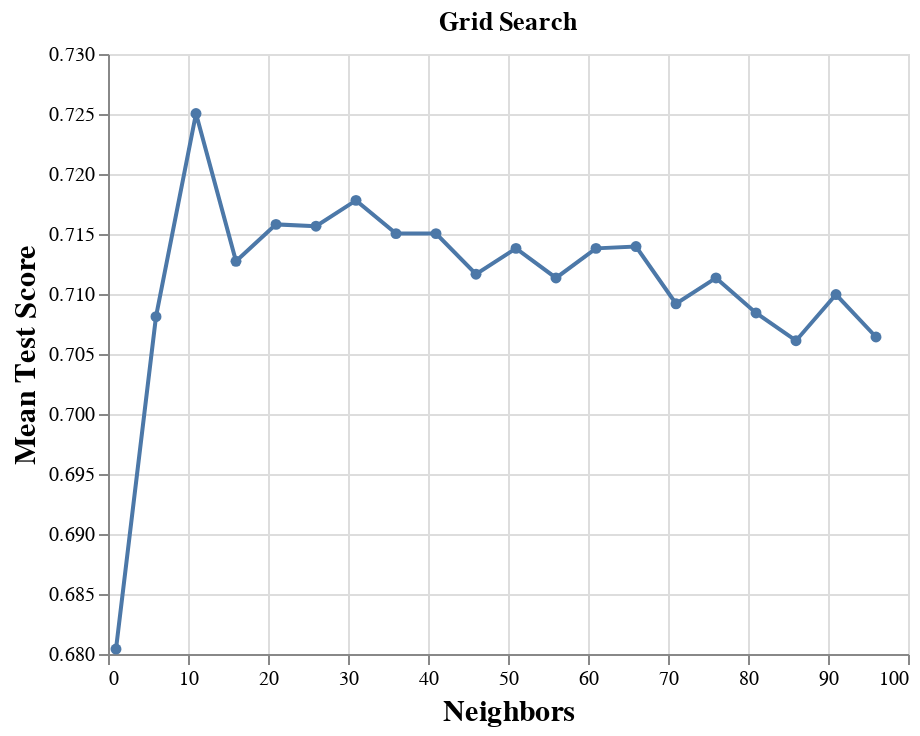

Source (notebook cell):
### Code cell
accuracy_versus_k_grid = (
    alt.Chart(accuracies_grid, title="Grid Search")
    .mark_line(point=True)
    .encode(
        x=alt.X(
            "param_kneighborsclassifier__n_neighbors",
            title="Neighbors",
            scale=alt.Scale(zero=False),
        ),
        y=alt.Y(
            "mean_test_score", 
            title="Mean Test Score", 
            scale=alt.Scale(zero=False)
        ),
    )
    .configure_axis(labelFontSize=10, titleFontSize=15)
    .properties(width=400, height=300)
)
accuracy_versus_k_grid

### Figure 1 — Vega-Lite specification as saved in the notebook (floating-point values rounded to 4 significant figures)
{"config": {"view": {"continuousWidth": 400, "continuousHeight": 300}, "axis": {"labelFontSize": 10, "titleFontSize": 15}}, "data": {"name": "data-ae83fbbb4f471410f5d3f824394bbe6c"}, "mark": {"type": "line", "point": true}, "encoding": {"x": {"field": "param_kneighborsclassifier__n_neighbors", "scale": {"zero": false}, "title": "Neighbors", "type": "quantitative"}, "y": {"field": "mean_test_score", "scale": {"zero": false}, "title": "Mean Test Score", "type": "quantitative"}}, "height": 300, "title": "Grid Search", "width": 400, "$schema": "https://vega.github.io/schema/vega-lite/v4.17.0.json", "datasets": {"data-ae83fbbb4f471410f5d3f824394bbe6c": [{"mean_fit_time": 0.01398, "std_fit_time": 0.006527, "mean_score_time": 0.3154, "std_score_time": 0.2032, "param_kneighborsclassifier__n_neighbors": 1, "params": {"kneighborsclassifier__n_neighbors": 1}, "split0_test_score": 0.6585, "split1_test_score": 0.6692, "split2_test_score": 0.6815, "split3_test_score": 0.6646, "split4_test_score": 0.6554, "split5_test_score": 0.7092, "split6_test_score": 0.6862, "split7_test_score": 0.6738, "split8_test_score": 0.7185, "split9_test_score": 0.6872, "mean_test_score": 0.6804, "std_test_score": 0.01971, "rank_test_score": 20}, {"mean_fit_time": 0.01375, "std_fit_time": 0.01151, "mean_score_time": 0.2153, "std_score_time": 0.07686, "param_kneighborsclassifier__n_neighbors": 6, "params": {"kneighborsclassifier__n_neighbors": 6}, "split0_test_score": 0.6908, "split1_test_score": 0.7015, "split2_test_score": 0.7138, "split3_test_score": 0.6985, "split4_test_score": 0.6954, "split5_test_score": 0.7231, "split6_test_score": 0.7046, "split7_test_score": 0.7015, "split8_test_score": 0.7385, "split9_test_score": 0.7134, "mean_test_score": 0.7081, "std_test_score": 0.01364, "rank_test_score": 17}, {"mean_fit_time": 0.02014, "std_fit_time": 0.01661, "mean_score_time": 0.3438, "std_score_time": 0.153, "param_kneighborsclassifier__n_neighbors": 11, "params": {"kneighborsclassifier__n_neighbors": 11}, "split0_test_score": 0.7462, "split1_test_score": 0.7154, "split2_test_score": 0.7292, "split3_test_score": 0.7308, "split4_test_score": 0.72, "split5_test_score": 0.7354, "split6_test_score": 0.7108, "split7_test_score": 0.7031, "split8_test_score": 0.7415, "split9_test_score": 0.718, "mean_test_score": 0.725, "std_test_score": 0.01315, "rank_test_score": 1}, {"mean_fit_time": 0.01632, "std_fit_time": 0.00782, "mean_score_time": 0.3632, "std_score_time": 0.2212, "param_kneighborsclassifier__n_neighbors": 16, "params": {"kneighborsclassifier__n_neighbors": 16}, "split0_test_score": 0.74, "split1_test_score": 0.7062, "split2_test_score": 0.7292, "split3_test_score": 0.7, "split4_test_score": 0.6908, "split5_test_score": 0.7369, "split6_test_score": 0.7031, "split7_test_score": 0.6938, "split8_test_score": 0.7246, "split9_test_score": 0.7026, "mean_test_score": 0.7127, "std_test_score": 0.01727, "rank_test_score": 10}, {"mean_fit_time": 0.01443, "std_fit_time": 0.006245, "mean_score_time": 0.3415, "std_score_time": 0.1845, "param_kneighborsclassifier__n_neighbors": 21, "params": {"kneighborsclassifier__n_neighbors": 21}, "split0_test_score": 0.7277, "split1_test_score": 0.7185, "split2_test_score": 0.7354, "split3_test_score": 0.6923, "split4_test_score": 0.7031, "split5_test_score": 0.7415, "split6_test_score": 0.7123, "split7_test_score": 0.6877, "split8_test_score": 0.7292, "split9_test_score": 0.7103, "mean_test_score": 0.7158, "std_test_score": 0.01709, "rank_test_score": 3}, {"mean_fit_time": 0.02114, "std_fit_time": 0.01716, "mean_score_time": 0.3704, "std_score_time": 0.1771, "param_kneighborsclassifier__n_neighbors": 26, "params": {"kneighborsclassifier__n_neighbors": 26}, "split0_test_score": 0.7385, "split1_test_score": 0.7169, "split2_test_score": 0.7338, "split3_test_score": 0.6923, "split4_test_score": 0.7015, "split5_test_score": 0.74, "split6_test_score": 0.7092, "split7_test_score": 0.6862, "split8_test_score": 0.7277, "split9_test_score": 0.7103, "mean_test_score": 0.7156, "std_test_score": 0.0181, "rank_test_score": 4}, {"mean_fit_time": 0.01373, "std_fit_time": 0.006573, "mean_score_time": 0.2793, "std_score_time": 0.1478, "param_kneighborsclassifier__n_neighbors": 31, "params": {"kneighborsclassifier__n_neighbors": 31}, "split0_test_score": 0.7431, "split1_test_score": 0.7138, "split2_test_score": 0.7308, "split3_test_score": 0.7, "split4_test_score": 0.6923, "split5_test_score": 0.7385, "split6_test_score": 0.7138, "split7_test_score": 0.6969, "split8_test_score": 0.7338, "split9_test_score": 0.7149, "mean_test_score": 0.7178, "std_test_score": 0.01713, "rank_test_score": 2}, {"mean_fit_time": 0.01294, "std_fit_time": 0.005241, "mean_score_time": 0.273, "std_score_time": 0.09806, "param_kneighborsclassifier__n_neighbors": 36, "params": {"kneighborsclassifier__n_neighbors": 36}, "split0_test_score": 0.74, "split1_test_score": 0.7092, "split2_test_score": 0.7292, "split3_test_score": 0.6938, "split4_test_score": 0.6923, "split5_test_score": 0.74, "split6_test_score": 0.7092, "split7_test_score": 0.6923, "split8_test_score": 0.7308, "split9_test_score": 0.7134, "mean_test_score": 0.715, "std_test_score": 0.01802, "rank_test_score": 5}, {"mean_fit_time": 0.01541, "std_fit_time": 0.01172, "mean_score_time": 0.2187, "std_score_time": 0.03323, "param_kneighborsclassifier__n_neighbors": 41, "params": {"kneighborsclassifier__n_neighbors": 41}, "split0_test_score": 0.7446, "split1_test_score": 0.7123, "split2_test_score": 0.7215, "split3_test_score": 0.6969, "split4_test_score": 0.6892, "split5_test_score": 0.7385, "split6_test_score": 0.7108, "split7_test_score": 0.6923, "split8_test_score": 0.7308, "split9_test_score": 0.7134, "mean_test_score": 0.715, "std_test_score": 0.01803, "rank_test_score": 5}, {"mean_fit_time": 0.0211, "std_fit_time": 0.02098, "mean_score_time": 0.2742, "std_score_time": 0.07295, "param_kneighborsclassifier__n_neighbors": 46, "params": {"kneighborsclassifier__n_neighbors": 46}, "split0_test_score": 0.7308, "split1_test_score": 0.7108, "split2_test_score": 0.7262, "split3_test_score": 0.6908, "split4_test_score": 0.6862, "split5_test_score": 0.7354, "split6_test_score": 0.7046, "split7_test_score": 0.6923, "split8_test_score": 0.7262, "split9_test_score": 0.7134, "mean_test_score": 0.7116, "std_test_score": 0.01692, "rank_test_score": 11}, {"mean_fit_time": 0.01177, "std_fit_time": 0.005471, "mean_score_time": 0.2284, "std_score_time": 0.09156, "param_kneighborsclassifier__n_neighbors": 51, "params": {"kneighborsclassifier__n_neighbors": 51}, "split0_test_score": 0.7492, "split1_test_score": 0.7108, "split2_test_score": 0.7246, "split3_test_score": 0.6938, "split4_test_score": 0.6862, "split5_test_score": 0.7354, "split6_test_score": 0.7062, "split7_test_score": 0.6923, "split8_test_score": 0.7262, "split9_test_score": 0.7134, "mean_test_score": 0.7138, "std_test_score": 0.01919, "rank_test_score": 8}, {"mean_fit_time": 0.01272, "std_fit_time": 0.005944, "mean_score_time": 0.299, "std_score_time": 0.1209, "param_kneighborsclassifier__n_neighbors": 56, "params": {"kneighborsclassifier__n_neighbors": 56}, "split0_test_score": 0.7431, "split1_test_score": 0.7108, "split2_test_score": 0.7246, "split3_test_score": 0.6908, "split4_test_score": 0.6923, "split5_test_score": 0.7369, "split6_test_score": 0.7015, "split7_test_score": 0.6831, "split8_test_score": 0.7215, "split9_test_score": 0.7088, "mean_test_score": 0.7113, "std_test_score": 0.01905, "rank_test_score": 13}, {"mean_fit_time": 0.01485, "std_fit_time": 0.008168, "mean_score_time": 0.323, "std_score_time": 0.205, "param_kneighborsclassifier__n_neighbors": 61, "params": {"kneighborsclassifier__n_neighbors": 61}, "split0_test_score": 0.7477, "split1_test_score": 0.7108, "split2_test_score": 0.7246, "split3_test_score": 0.6954, "split4_test_score": 0.6862, "split5_test_score": 0.7354, "split6_test_score": 0.7062, "split7_test_score": 0.6923, "split8_test_score": 0.7262, "split9_test_score": 0.7134, "mean_test_score": 0.7138, "std_test_score": 0.01875, "rank_test_score": 8}, {"mean_fit_time": 0.01887, "std_fit_time": 0.01825, "mean_score_time": 0.3484, "std_score_time": 0.2029, "param_kneighborsclassifier__n_neighbors": 66, "params": {"kneighborsclassifier__n_neighbors": 66}, "split0_test_score": 0.7446, "split1_test_score": 0.7123, "split2_test_score": 0.7277, "split3_test_score": 0.7215, "split4_test_score": 0.7123, "split5_test_score": 0.7215, "split6_test_score": 0.6938, "split7_test_score": 0.6769, "split8_test_score": 0.7262, "split9_test_score": 0.7026, "mean_test_score": 0.714, "std_test_score": 0.01817, "rank_test_score": 7}, {"mean_fit_time": 0.01349, "std_fit_time": 0.005423, "mean_score_time": 0.2765, "std_score_time": 0.1061, "param_kneighborsclassifier__n_neighbors": 71, "params": {"kneighborsclassifier__n_neighbors": 71}, "split0_test_score": 0.7446, "split1_test_score": 0.7077, "split2_test_score": 0.7092, "split3_test_score": 0.6908, "split4_test_score": 0.6938, "split5_test_score": 0.7385, "split6_test_score": 0.6969, "split7_test_score": 0.6815, "split8_test_score": 0.72, "split9_test_score": 0.7088, "mean_test_score": 0.7092, "std_test_score": 0.01929, "rank_test_score": 15}, {"mean_fit_time": 0.01492, "std_fit_time": 0.01161, "mean_score_time": 0.2595, "std_score_time": 0.1087, "param_kneighborsclassifier__n_neighbors": 76, "params": {"kneighborsclassifier__n_neighbors": 76}, "split0_test_score": 0.7523, "split1_test_score": 0.7046, "split2_test_score": 0.7154, "split3_test_score": 0.6908, "split4_test_score": 0.6846, "split5_test_score": 0.7354, "split6_test_score": 0.7015, "split7_test_score": 0.6908, "split8_test_score": 0.7246, "split9_test_score": 0.7134, "mean_test_score": 0.7113, "std_test_score": 0.02038, "rank_test_score": 12}, {"mean_fit_time": 0.02298, "std_fit_time": 0.01806, "mean_score_time": 0.3084, "std_score_time": 0.0943, "param_kneighborsclassifier__n_neighbors": 81, "params": {"kneighborsclassifier__n_neighbors": 81}, "split0_test_score": 0.7508, "split1_test_score": 0.7015, "split2_test_score": 0.7108, "split3_test_score": 0.6862, "split4_test_score": 0.68, "split5_test_score": 0.7323, "split6_test_score": 0.7, "split7_test_score": 0.6877, "split8_test_score": 0.7231, "split9_test_score": 0.7119, "mean_test_score": 0.7084, "std_test_score": 0.02109, "rank_test_score": 16}, {"mean_fit_time": 0.01185, "std_fit_time": 0.001971, "mean_score_time": 0.2815, "std_score_time": 0.04999, "param_kneighborsclassifier__n_neighbors": 86, "params": {"kneighborsclassifier__n_neighbors": 86}, "split0_test_score": 0.74, "split1_test_score": 0.7062, "split2_test_score": 0.7108, "split3_test_score": 0.6754, "split4_test_score": 0.6877, "split5_test_score": 0.7446, "split6_test_score": 0.6938, "split7_test_score": 0.68, "split8_test_score": 0.7169, "split9_test_score": 0.7057, "mean_test_score": 0.7061, "std_test_score": 0.0221, "rank_test_score": 19}, {"mean_fit_time": 0.0211, "std_fit_time": 0.02229, "mean_score_time": 0.3143, "std_score_time": 0.1432, "param_kneighborsclassifier__n_neighbors": 91, "params": {"kneighborsclassifier__n_neighbors": 91}, "split0_test_score": 0.7492, "split1_test_score": 0.7062, "split2_test_score": 0.7092, "split3_test_score": 0.6892, "split4_test_score": 0.6892, "split5_test_score": 0.7354, "split6_test_score": 0.7062, "split7_test_score": 0.6769, "split8_test_score": 0.7246, "split9_test_score": 0.7134, "mean_test_score": 0.71, "std_test_score": 0.02097, "rank_test_score": 14}, {"mean_fit_time": 0.01223, "std_fit_time": 0.004515, "mean_score_time": 0.2773, "std_score_time": 0.1291, "param_kneighborsclassifier__n_neighbors": 96, "params": {"kneighborsclassifier__n_neighbors": 96}, "split0_test_score": 0.7354, "split1_test_score": 0.7062, "split2_test_score": 0.7154, "split3_test_score": 0.6785, "split4_test_score": 0.6908, "split5_test_score": 0.7369, "split6_test_score": 0.7015, "split7_test_score": 0.6692, "split8_test_score": 0.7215, "split9_test_score": 0.7088, "mean_test_score": 0.7064, "std_test_score": 0.02125, "rank_test_score": 18}]}}
